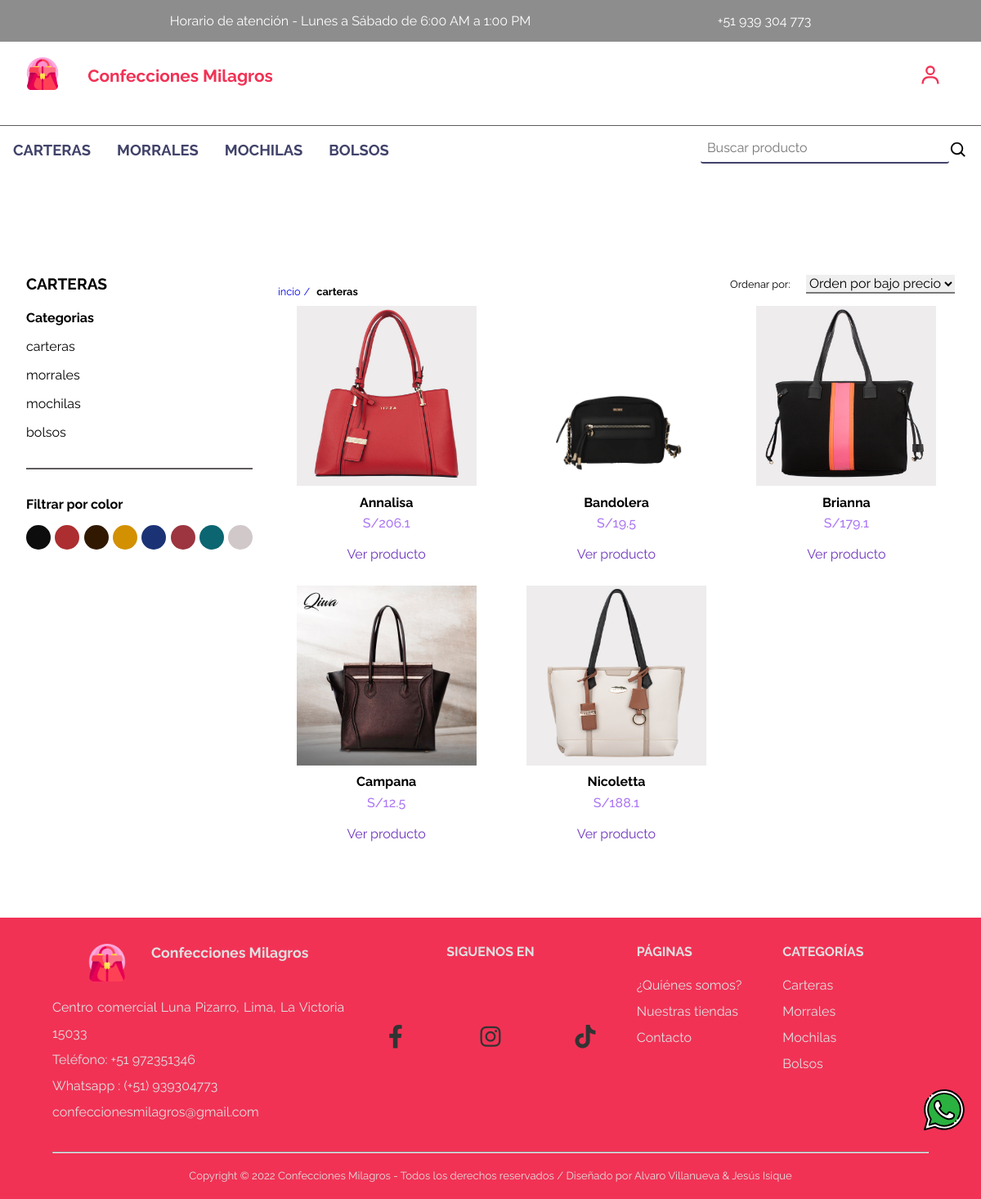
Screenshot of /categoria/carteras with the database file from the repository.
### tables this page shows
CREATE TABLE `categoria` (
  `idcategoria` int(11) NOT NULL,
  `categoria` varchar(60) NOT NULL,
  `imagen` varchar(200) NOT NULL
);

CREATE TABLE `colores` (
  `idcolor` int(11) NOT NULL,
  `color` varchar(20) NOT NULL,
  `codigohex` varchar(8) NOT NULL
);

CREATE TABLE `producto` (
  `idproducto` int(11) NOT NULL,
  `idcategoria` int(11) NOT NULL,
  `idcolor` int(11) NOT NULL,
  `producto` varchar(50) NOT NULL,
  `descripcion` varchar(150) NOT NULL,
  `stock` int(11) NOT NULL,
  `precio` double NOT NULL,
  `imagen` varchar(200) NOT NULL
);

### controller/viewcontroller.php (called while the page is built, shortened)
<?php
    class viewcontroller extends viewmodel
    {
        public function obtenersistema()
        {
            return require_once "./view/inicio.php";
        }
    }

### index.php (called while the page is built)
<?php
    require_once "./controller/viewcontroller.php";
    $sistema = new viewcontroller();
    $sistema->obtenersistema();

### controller/admincontroller.php (called while the page is built, shortened)
<?php
    class adminController extends adminModel{
        public function ListarCategorias(){
            $conexion = Conexion::conectar();
            $sql = "CALL ListarCategorias()";
            $consulta = $conexion->query($sql);
            $consulta = $consulta->fetch_all(MYSQLI_ASSOC);
            return $consulta;
        }
        public function ListarColores(){
            $conexion = Conexion::conectar();
            $sql = "CALL ListarColores()";
            $consulta = $conexion->query($sql);
            $consulta = $consulta->fetch_all(MYSQLI_ASSOC);
            return $consulta;
        }
        public function DatosCategoria($nombrecategoria){
            $conexion = Conexion::conectar();
            $sql = "CALL DatosCategoria('$nombrecategoria')";
            $consulta = $conexion->query($sql);
            $consulta = $consulta->fetch_all(MYSQLI_ASSOC);
            return $consulta;
        }
    }

### view/content/categoria.php (the view, shortened to what this page needs)
<?php
    require_once "./controller/admincontroller.php";
    $Admin = new adminController();
    $pagina = explode("/", $_GET['views']);
    $categoria = $pagina[1];
?>
<div class="principal">
        <div class="content__carteras">
            <div class="caja1">
                <h2 class="caja1__title">CARTERAS</h2>
                <div class="categorias">
                    <h3 class="categorias__title">Categorias</h3>
                    <div class="categorias__links">
                        <?php
                            $centros =  $Admin->ListarCategorias();
                            foreach ($centros as $key) {
                                ?>
                                <a href="<?php echo SERVERURL.'categoria/'.$key['categoria'] ?>" class="categorias__link"><?php echo $key['categoria'] ?></a>
                        <?php
                            }
                        ?>
                    </div>
                </div>
                <div class="color">
                    <h3 class="color__title">Filtrar por color</h3>
                    <div class="color__container">
                        <ul class="color__items">
                            <?php
                                $centros =  $Admin->ListarColores();
                                foreach ($centros as $key) {
                                    ?>
                                        <li class="color__item">
                                            <a href="#" class="color__select" id="<?php echo $key['codigohex']?>">
                                                <span class="color__filter amarillo" style="background-color: #<?php echo $key['codigohex']?> ;"></span>
                                            </a>
                                        </li>
                                    <?php
                                }
                            ?>
                        </ul>
                    </div>
                </div>
            </div>
            <div class="caja2">
                <div class="menu">
                    <div class="menu__navegacion">
                        <a href="<?php echo SERVERURL ?>inicio" class="menu__navegacion__link">incio</a>
                        <span class="menu__navegacion__name"><?php echo $categoria; ?></span>
                    </div>
                    <div class="mostrar">
                        <form class="ordenar" method="POST">
                            <label class="ordenar__label" for="">Ordenar por: </label>
                            <select class="ordenar__select" name="ordenar" id="ordenar">
                                <option value="preciobajo" data-order="preciobajo" class="ordenar__option">Orden por bajo precio</option>
                            </select>
                        </form>
                    </div>
                </div>
                <div class="container__products" id="container__products">
                    <?php
                        $centros =  $Admin->DatosCategoria($categoria);
                        foreach ($centros as $key) {
                        ?>
                        <div class="card__product">
                            <picture class="product">
                                <a href="<?php echo SERVERURL ?>productoDetalle/<?php echo $key['producto']?>" class="product__item">
                                    <img src="<?php echo SERVERURL.$key['imagen'] ?>" alt="<?php echo $key['producto']?>" class="product__show">
                                </a>
                            </picture>
                            <h3 class="product__title"><?php echo $key['producto']?></h3>
                            <span class="product__price"><?php echo 'S/'.$key['precio']?></span>
                            <a href="<?php echo SERVERURL ?>productoDetalle/<?php echo $key['producto']?>" class="product__ver button">
                                Ver producto
                            </a>
                        </div>
                        <?php
                        }
                    ?>
                </div>
            </div>
        </div>
    </div>

### view/modulos/header.php (shortened to what this page needs)
<?php
    require_once "./controller/admincontroller.php";
    $Admin = new adminController();
?>
<header>
    <section class="horario">
        <div class="content">
            <p class="txt">
                Horario de atención - Lunes a Sábado de 6:00 AM a 1:00 PM
            </p>
            <a class="txt txt--cell" href="https://api.whatsapp.com/send?phone=+51939304773&text=Hola, me gustaría comprar tu producto!" target="_blank"">
                +51 939 304 773
            </a>
        </div>
    </section>
    <section class=" container container__login">
                <div class="logo">
                    <a href="<?php echo SERVERURL ?>inicio"><img class="logo-img--header" src="<?php echo SERVERURL ?>img/png/bolso.png" alt="Logo"></a>
                    <a class="logo-enlace" href="<?php echo SERVERURL ?>inicio"><h1>Confecciones Milagros</h1></a>
                </div>
                <div class="cuenta">
                    <?php
                    if (!isset($_SESSION['email'])) {
                    ?>
                        <a class="cuenta-iniciarSesion" href="<?php echo SERVERURL ?>cuenta">
                            <img class="cuenta__img" src="<?php echo SERVERURL ?>img/svg/user.svg" alt="user">
                        </a>
                    <?php
                    }
                    ?>
                </div>
    </section>
    <nav class="navbar navbar-center">
        <div class="navbar-container-grid">
            <div class="navbar-center-ul">
                <ul class="navbar-center navbar-center--items">
                    <?php
                        $centros =  $Admin->ListarCategorias();
                        foreach ($centros as $key) {
                            ?>
                            <li class="nav-item">
                                <a href="<?php echo SERVERURL.'categoria/'.$key['categoria'] ?>"><?php echo $key['categoria'] ?></a>
                            </li>
                    <?php
                        }
                    ?>
                </ul>
            </div>
            <div class="search">
                <input class="search-input" type="text" name="buscarProducto" id="buscarProducto" placeholder="Buscar producto">
                <button class="search-boton">
                    <img class="search-icon" src="<?php echo SERVERURL ?>img/svg/search.svg" alt="search" name="buscar" id="buscar">
                </button>
            </div>
        </div>
    </nav>
</header>

### view/modulos/footer.php (shortened to what this page needs)
<?php
    require_once "./controller/admincontroller.php";
    $Admin = new adminController();
?>
<footer class="footer">
    <div class="whatsapp">
        <a href="https://walink.co/a2556c" target="blanck">
            <img src="<?php echo SERVERURL?>img/svg/whatsapp.svg" alt="whatsapp">
        </a>
    </div>
    <div class="footer">
        <div class="footer-center">
            <div class="footer-datos">
                <div class="footer-logo">
                    <img class="logo-img" style="margin-right: 1rem;" src="<?php echo SERVERURL?>img/png/bolso.png" alt="bolso">
                    <a href="<?php echo SERVERURL ?>inicio">
                        <h1 class="inicio__title">Confecciones Milagros</h1>
                    </a>
                </div>
                <div class="caja-footer">
                    <ul>
                        <li>Centro comercial Luna Pizarro, Lima, La Victoria 15033</li>
                        <li>Teléfono: +51 972351346</li>
                        <li>
                            <a href="https://api.whatsapp.com/send?phone=+51939304773&text=Hola, me gustaría comprar tu producto!" target="_blank"">
                                Whatsapp : (+51) 939304773
                            </a>
                        </li>
                        <li>
                            <a href=" mailto:confeccionesmilagros@gmail.com">
                                confeccionesmilagros@gmail.com
                            </a>
                        </li>
                    </ul>
                </div>
            </div>
            <div class="footer-siguenos">
                <p class="footer__leyend">SIGUENOS EN</p>
                <div class="caja-footer caja-footer--icons">
                    <ul class="redes-sociales">
                        <li>
                            <a href="#">
                                <i class="redes-icon fa-brands fa-facebook-f"></i>
                            </a>
                        </li>
                        <li>
                            <a href="#">
                                <i class="redes-icon fa-brands fa-instagram"></i>
                            </a>
                        </li>
                        <li>
                            <a href="#">
                                <i class="redes-icon fa-brands fa-tiktok"></i>
                            </a>
                        </li>
                    </ul>
                </div>
            </div>
            <div class="footer-puntos">
                <div class="footer-paginas">
                    <p class="footer__leyend">PÁGINAS</p>
                    <div class="caja-footer">
                        <ul>
                            <li><a class="footer__link" href="<?php echo SERVERURL ?>quienessomos">¿Quiénes somos?</a></li>
                            <li><a class="footer__link" href="<?php echo SERVERURL ?>tiendas">Nuestras tiendas</a></li>
                            <li><a class="footer__link" href="<?php echo SERVERURL ?>contacto">Contacto</a></li>
                        </ul>
                    </div>
                </div>
                <div class="footer-categorias">
                    <div>
                        <p class="footer__leyend">CATEGORÍAS</p>
                    </div>
                    <div class="caja-footer">
                        <ul>
                            <?php
                                $centros =  $Admin->ListarCategorias();
                                foreach ($centros as $key) {
                                    ?>
                                    <li>
                                        <a href="<?php echo SERVERURL.'categoria/'.$key['categoria'] ?>"><?php echo ucfirst($key['categoria']) ?></a>
                                    </li>
                            <?php
                                }
                            ?>
                        </ul>
                    </div>
                </div>
            </div>
        </div>
        <hr>
        <div class="derechos-reservados">
            <p>Copyright &#169; 2022 Confecciones Milagros - Todos los derechos reservados / Diseñado por Alvaro Villanueva & Jesús Isique</p>
        </div>
    </div>
</footer>

### css/inicio.css (style rules this page uses)
:root { --color1: #41436a; --color2: #974063; --color3: #f13255; --color4: #ff9677; --color-opacity: #d8437f71; --blanco: #fff; --gris: #e0e0e0; }

### css/quienesSomos.css (style rules this page uses)
:root { --bg-container: #3333332e; --color-separador: #605c5c; --color-header: #8e8d8d; --redes-sociales: #333; --color-negro: #000; --color1: #41436a; --color2: #974063; --color3: #f13255; --color4: #ff9677; --blanco: #fff; --gris: #e0e0e0; }

### css/contacto.css (style rules this page uses)
:root { --bg-container: #3333332e; --borderInput-color: #8F8D8D; --leyend-color: #949292; --color-separador: #605c5c; --color-header: #8e8d8d; --redes-sociales: #333; --color-negro: #000; --color1: #41436a; --color2: #974063; --color3: #f13255; --color4: #ff9677; --blanco: #fff; --gris: #e0e0e0; }

### css/carteras.css (style rules this page uses)
:root { --color-separador: #605c5c; --color-border-caja: #797777; --color-price: #AC78F4; --bg-boton: #6e35bf; --color-header: #8e8d8d; --redes-sociales: #333; --color-negro: #000; --blanco: #fff; --gris: #e0e0e0; --color1: #41436a; --color2: #974063; --color3: #f13255; --color4: #ff9677; }
.content__carteras { padding: 3em 2em 5em; display: grid; grid-template-areas: "caja1 caja2 caja2" "caja1 caja2 caja2"; }
.caja1 { grid-area: caja1; width: 90%; }
.caja2 { grid-area: caja2; }
.caja1__title { font-size: 1.2em; margin: 0 0 1.1em 0; }
.categorias { display: flex; flex-direction: column; }
.categorias::after { content: ""; display: block; width: 100%; height: 2px; position: relative; left: 0; bottom: 0; margin: 2.1em 0; background-color: var(--color-separador); }
.categorias__title, .color__title { margin: 0 0 1em 0; }
.categorias__links { display: flex; flex-direction: column; justify-content: space-around; gap: 1em; }
.color { width: 100%; }
.color__items { width: 100%; display: flex; justify-content: space-between; }
.color__select { display: flex; align-items: center; gap: 1em; }
.color__filter { display: inline-block; width: 30px; height: 30px; border-radius: 50%; }
.amarillo { background-color: #FAFF07; }
.categorias__link { color: #000; }
.menu { display: flex; justify-content: space-between; }
.menu__navegacion { padding: .6em 0; }
.menu__navegacion__link, .menu__navegacion__name, .ordenar__label { font-size: .8em; }
.menu__navegacion__link::after { content: "/"; display: inline-block; position: relative; padding: 0 .3em; }
.menu__navegacion__name { font-weight: 700; }
.ordenar__select { margin: 0 0 0 1em; outline: none; border: none; border-bottom: 2px solid var(--color-border-caja); cursor: pointer; }
.ordenar__option { font-size: .9em; }
.container__products { display: grid; grid-template-columns: repeat(3, 1fr); grid-auto-rows: min-content; gap: 1em; }
.card__product { display: flex; flex-direction: column; justify-content: center; align-items: center; gap: .4em; }
.product__show { width: 220px; height: 220px; }
.product__price { color: var(--color-price); font-weight: 500; }
.product__ver { padding: .8em 2em; background-color: var(--blanco); color: var(--bg-boton); }

### css/micuenta.css (style rules this page uses)
:root { --color-separador: #605c5c; --color-header: #8e8d8d; --redes-sociales: #333; --color-negro: #000; --bg-button: #f8637ece; --color1: #41436a; --color3: #f13255; --color4: #ff9677; --blanco: #fff; --gris: #e0e0e0; }
.button { position: relative; overflow: hidden; }

### rows the page displays
categoria: categoria "CARTERAS", categoria "carteras", categoria "Carteras"
categoria: categoria "MORRALES", categoria "morrales", categoria "Morrales"
categoria: categoria "MOCHILAS", categoria "mochilas", categoria "Mochilas"
categoria: categoria "BOLSOS", categoria "bolsos", categoria "Bolsos"
producto: imagen (picture), producto "Annalisa", precio "206.1"
producto: imagen (picture), producto "Bandolera", precio "19.5"
producto: imagen (picture), producto "Brianna", precio "179.1"
producto: imagen (picture), producto "Campana", precio "12.5"
producto: imagen (picture), producto "Nicoletta", precio "188.1"

### other values shown
$categoria "carteras"
